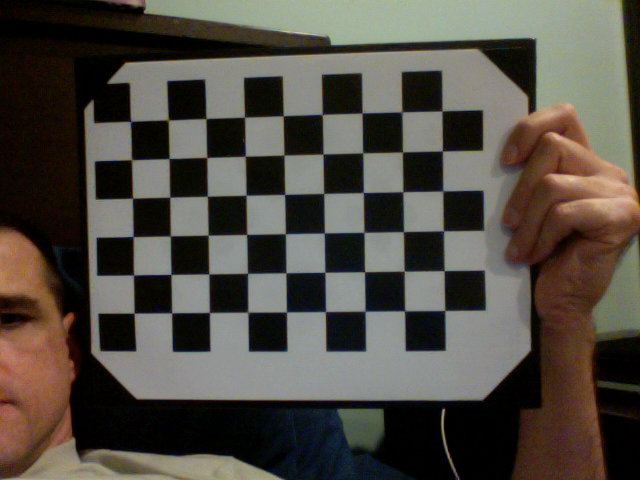
#> input picture docs/ipython/images/shot_000.png, 640 x 480 px; its folder holds only this picture in this run
$ jupyter execute --allow-errors calibrate.ipynb   (shell and % lines are left out)
#> lines starting #> are read from the running program, lines starting #| are printed output that depends on the picture
# Camera Calibration with OpenCV

Some good background for calibration is found in the OpenCV [documentation](http://docs.opencv.org/3.1.0/d4/d94/tutorial_camera_calibration.html).

[cell 1]
from __future__ import print_function
from __future__ import division
import numpy as np
from matplotlib import pyplot as plt
import cv2

Let's print what version of `OpenCV` we have and grab some tools from `pygecko` to make things easier.

[cell 2]
print('OpenCV version {}'.format(cv2.__version__))
from pygecko.tools.camera_calibrate import CameraCalibration
import glob

## Calibrate Camera

Now grab a bunch of calibration images from a folder:

[cell 3]
calibration_images = '{0!s}/shot_*.png'.format(('images'))
images = []
images = glob.glob(calibration_images)

Create a calibration object and set it up to find a 9x6 checkerboard:

#> (a cell that did not finish here is left out)

The resulting camera info shows a low level of distortion, so the effect with and without the correction will be small to the human eye. However, for computer vision, it will make a small difference.

#> (a cell that did not finish here is left out)

## Undistort Image

Now let's read back in an image and use the calibration matrix to undistort it.

[cell 6]
image = cv2.imread(images[0], 0)
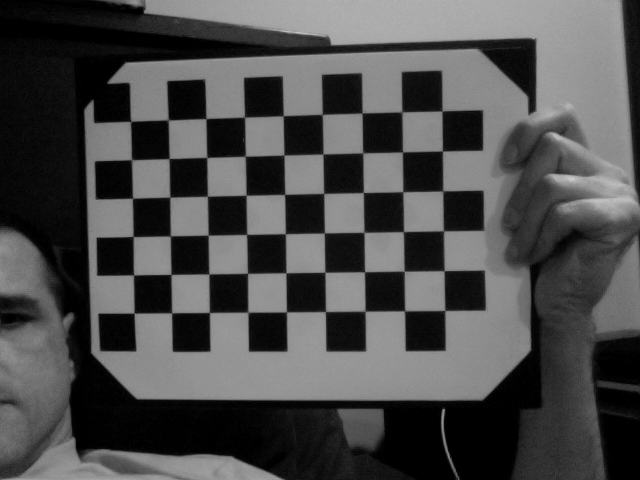
#> image: shape (480, 640); min 0, max 205, mean 75.6
#> (the rest of this cell did not finish here and is left out)


$ run again, on docs/ipython/images/shot_004.png
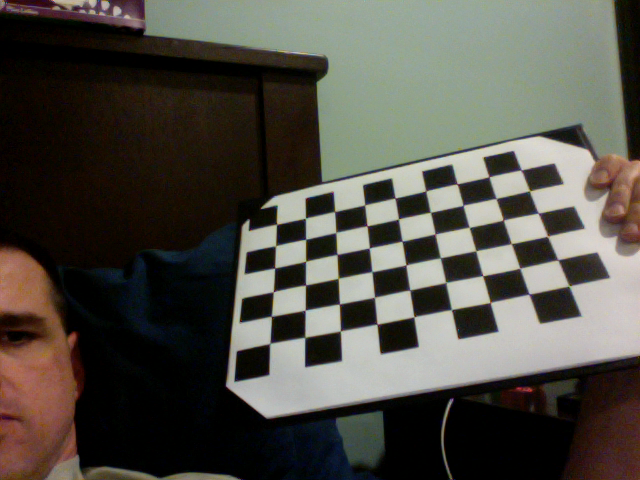
#> input picture docs/ipython/images/shot_004.png, 640 x 480 px
#> `image = cv2.imread(images[0], 0)`:
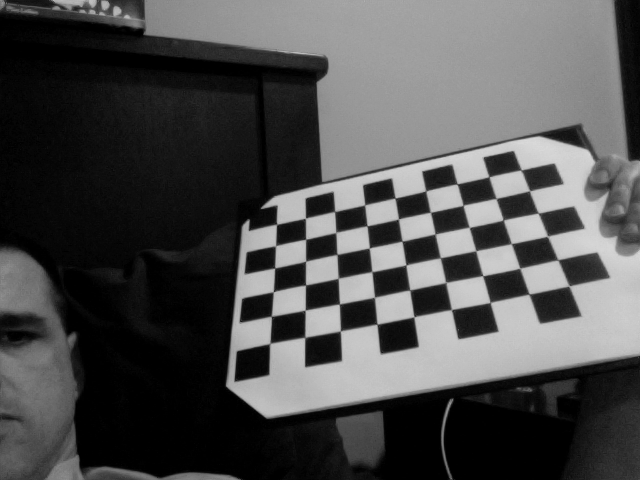
#> image: shape (480, 640); min 0, max 218, mean 77.6

$ run again, on docs/ipython/images/shot_005.png
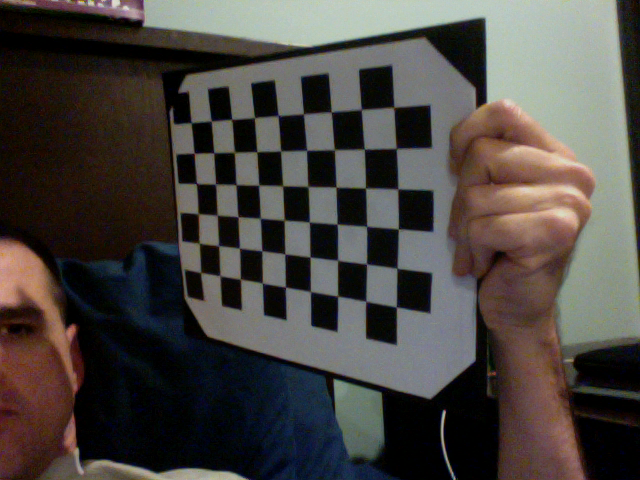
#> input picture docs/ipython/images/shot_005.png, 640 x 480 px
#> `image = cv2.imread(images[0], 0)`:
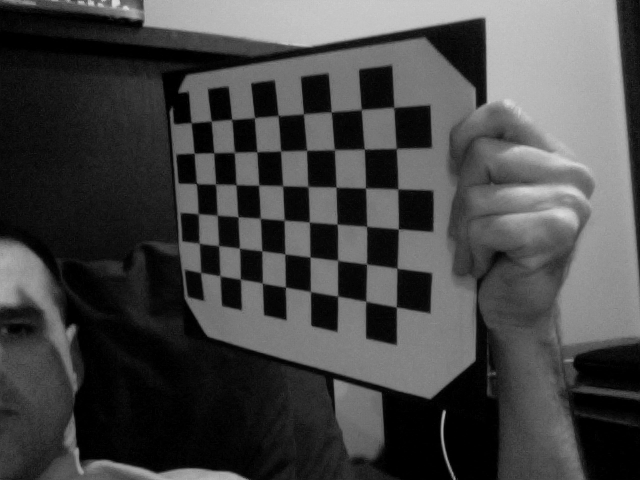
#> image: shape (480, 640); min 0, max 219, mean 69.9

$ run again, on docs/ipython/images/shot_006.png
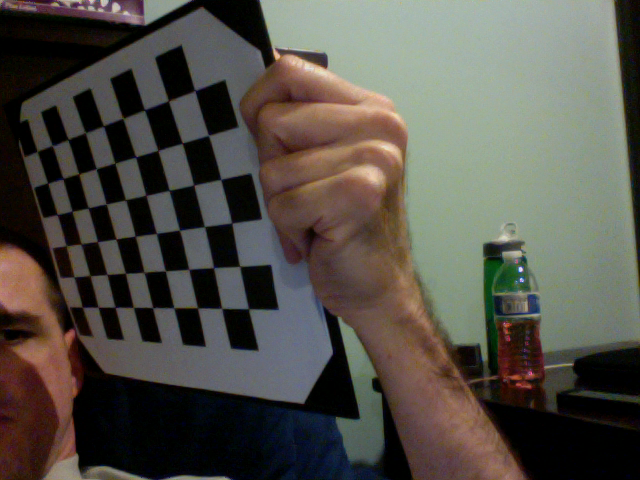
#> input picture docs/ipython/images/shot_006.png, 640 x 480 px
#> `image = cv2.imread(images[0], 0)`:
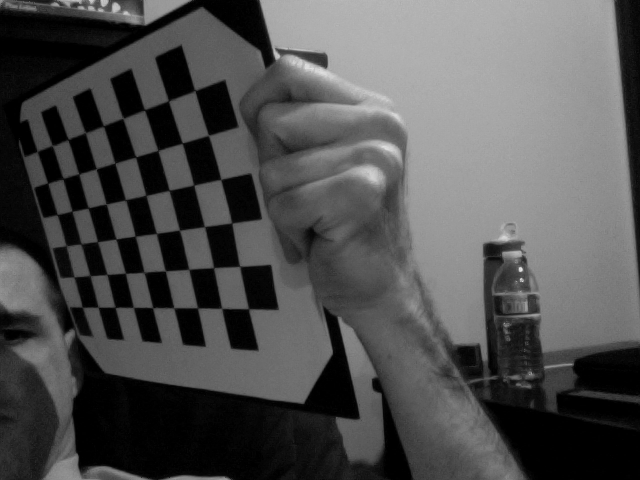
#> image: shape (480, 640); min 0, max 227, mean 80.3

$ run again, on docs/ipython/images/shot_001.png
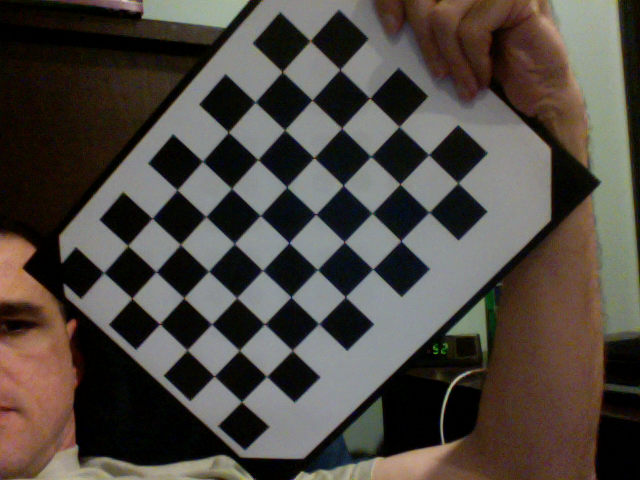
#> input picture docs/ipython/images/shot_001.png, 640 x 480 px
#> `image = cv2.imread(images[0], 0)`:
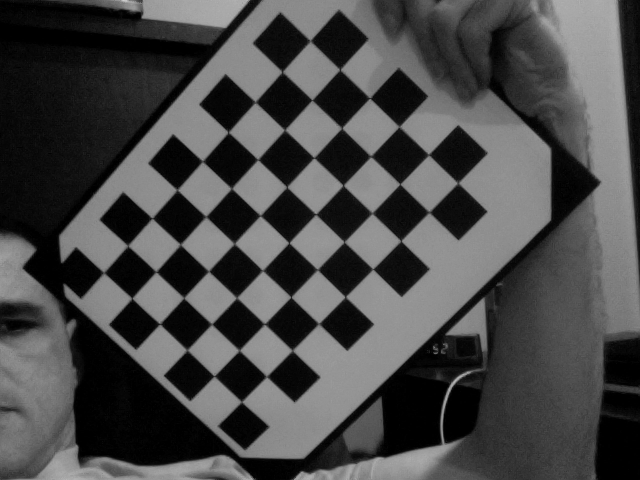
#> image: shape (480, 640); min 0, max 205, mean 72.4
